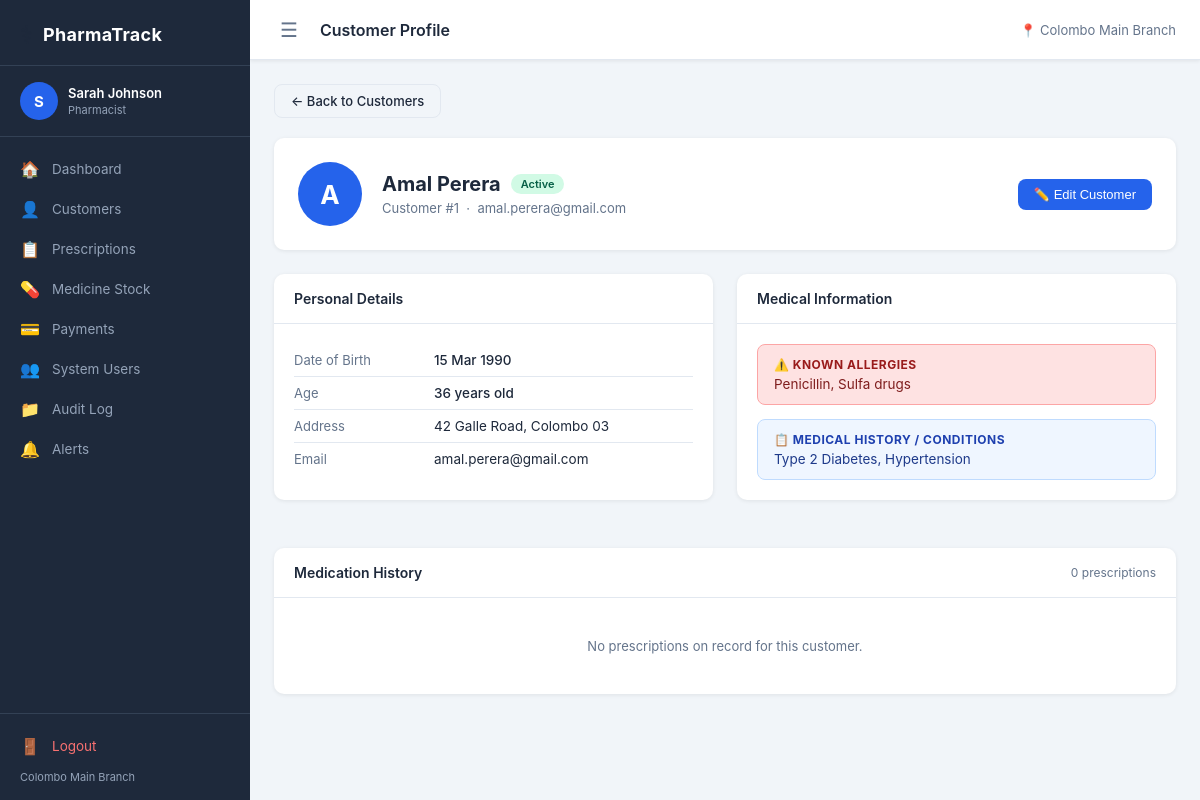
Before: /pages/customer_profile.php?id=1 (signed in) with the older database file.
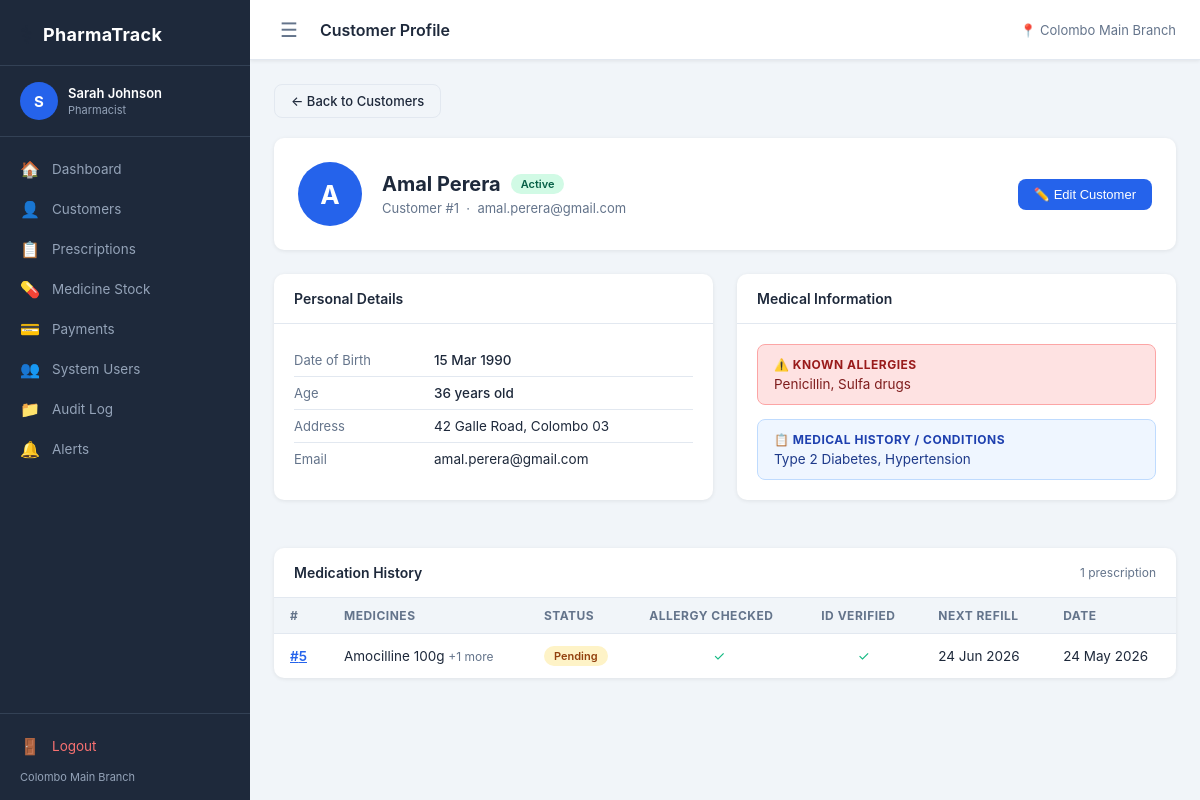
After: the same page with the newer database file.
### tables this page shows
CREATE TABLE `PRESCRIPTION` (
  `prescription_id` int NOT NULL,
  `customer_id` int NOT NULL,
  `system_user_id` int NOT NULL,
  `special_notes` text,
  `rejection_reason` text,
  `next_refill_date` date DEFAULT NULL,
  `status` varchar(30) NOT NULL DEFAULT 'pending',
  `allergy_checked` tinyint(1) NOT NULL DEFAULT '0',
  `age_id_verified` tinyint(1) NOT NULL DEFAULT '0',
  `created_at` datetime NOT NULL DEFAULT CURRENT_TIMESTAMP,
  `processed_at` datetime DEFAULT NULL
);

### pages/customer_profile.php (the view, shortened to what the changed rows need)
<?php
$db = getDB();
$id = (int) ($_GET['id'] ?? 0);
$stmt = $db->prepare("SELECT * FROM CUSTOMER WHERE customer_id = ? LIMIT 1");
$stmt->execute([$id]);
$c = $stmt->fetch();
$rxStmt = $db->prepare("
    SELECT p.prescription_id, p.status, p.allergy_checked, p.age_id_verified,
           p.special_notes, p.next_refill_date, p.created_at,
           GROUP_CONCAT(m.medication_name ORDER BY m.medication_name SEPARATOR ', ') AS medicines
    FROM PRESCRIPTION p
    JOIN PRESCRIPTION_ITEM pi ON pi.prescription_id = p.prescription_id
    JOIN MEDICINE_STOCK m     ON m.stock_id = pi.stock_id
    WHERE p.customer_id = ?
    GROUP BY p.prescription_id
    ORDER BY p.created_at DESC
");
$rxStmt->execute([$id]);
$history = $rxStmt->fetchAll();
require_once __DIR__ . '/../includes/header.php';
?>
<div class="card" style="margin-bottom:24px;">
    <div class="card-body" style="padding:24px;">
        <div style="display:flex; align-items:center; gap:20px; flex-wrap:wrap;">
            <div style="flex:1;">
                <div style="display:flex; align-items:center; gap:10px; flex-wrap:wrap;">
                    <h2 style="font-size:20px; font-weight:700;"><?= htmlspecialchars($c['name']) ?></h2>
                </div>
            </div>
        </div>
    </div>
</div>
<div class="card">
    <div class="card-header">
        Medication History
        <span style="color:var(--text-muted);font-size:12px;font-weight:400;">
            <?= count($history) ?> prescription<?= count($history) !== 1 ? 's' : '' ?>
        </span>
    </div>
    <div class="card-body">
        <?php if ($history): ?>
        <div class="table-wrap">
            <table>
                <thead>
                    <tr>
                        <th>#</th>
                        <th>Medicines</th>
                        <th>Status</th>
                        <th>Allergy Checked</th>
                        <th>ID Verified</th>
                        <th>Next Refill</th>
                        <th>Date</th>
                    </tr>
                </thead>
                <tbody>
                    <?php foreach ($history as $rx): ?>
                    <tr>
                        <td>
                            <a href="#" class="rx-link"
                               data-id="<?= $rx['prescription_id'] ?>"
                               style="color:var(--primary);font-weight:600;text-decoration:underline;">
                                #<?= $rx['prescription_id'] ?>
                            </a>
                        </td>
                        <td title="<?= htmlspecialchars($rx['medicines']) ?>">
                            <?php
                            $meds = explode(', ', $rx['medicines']);
                            echo htmlspecialchars($meds[0]);
                            if (count($meds) > 1) {
                                echo ' <span style="color:var(--text-muted);font-size:12px;">+' . (count($meds) - 1) . ' more</span>';
                            }
                            ?>
                        </td>
                        <td><span class="badge badge-<?= $rx['status'] ?>"><?= $rx['status'] ?></span></td>
                        <td style="text-align:center;">
                            <?= $rx['allergy_checked'] ? '<span style="color:var(--success);">✓</span>' : '<span style="color:var(--text-muted);">—</span>' ?>
                        </td>
                        <td style="text-align:center;">
                            <?= $rx['age_id_verified'] ? '<span style="color:var(--success);">✓</span>' : '<span style="color:var(--text-muted);">—</span>' ?>
                        </td>
                        <td><?= $rx['next_refill_date'] ? date('d M Y', strtotime($rx['next_refill_date'])) : '<span style="color:var(--text-muted)">—</span>' ?></td>
                        <td><?= date('d M Y', strtotime($rx['created_at'])) ?></td>
                    </tr>
                    <?php endforeach; ?>
                </tbody>
            </table>
        </div>
        <?php else: ?>
            <div class="empty-state">No prescriptions on record for this customer.</div>
        <?php endif; ?>
    </div>
</div>
<?php require_once __DIR__ . '/../includes/footer.php'; ?>

### includes/sidebar.php (shortened to what the changed rows need)
<?php
$current = basename($_SERVER['PHP_SELF']);
$links = [
    ['href' => '/pages/dashboard.php',    'icon' => '🏠', 'label' => 'Dashboard'],
    ['href' => '/pages/customers.php',    'icon' => '👤', 'label' => 'Customers'],
    ['href' => '/pages/prescriptions.php','icon' => '📋', 'label' => 'Prescriptions'],
    ['href' => '/pages/stock.php',        'icon' => '💊', 'label' => 'Medicine Stock'],
    ['href' => '/pages/payments.php',     'icon' => '💳', 'label' => 'Payments'],
    ['href' => '/pages/users.php',        'icon' => '👥', 'label' => 'System Users'],
    ['href' => '/pages/audit.php',        'icon' => '📁', 'label' => 'Audit Log'],
    ['href' => '/pages/alerts.php',       'icon' => '🔔', 'label' => 'Alerts'],
];
?>
<aside class="sidebar" id="sidebar">
    <nav class="sidebar-nav">
        <?php foreach ($links as $link): ?>
            <a href="<?= $link['href'] ?>"
               class="nav-link <?= ($current === basename($link['href'])) ? 'active' : '' ?>">
                <span class="nav-icon"><?= $link['icon'] ?></span>
                <span class="nav-label"><?= $link['label'] ?></span>
            </a>
        <?php endforeach; ?>
    </nav>
</aside>

Changed rows visible on the page:
added prescription: prescription_id "5", meds "Amocilline 100g", count($meds) - 1 "1", status "Pending", next_refill_date "24 Jun 2026", created_at "24 May 2026"
Other visible differences:
count($history): "0" → "1"
text no longer shown: "s No prescriptions on record for this customer."
text now shown: "# MEDICINES STATUS ALLERGY CHECKED ID VERIFIED NEXT REFILL DATE"
